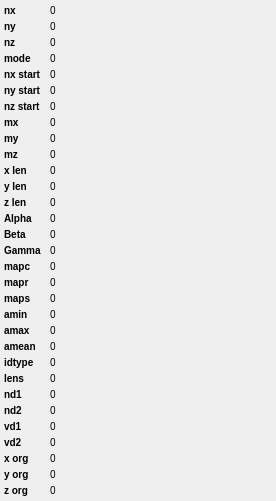
<?xml version="1.0" encoding="UTF-8"?>
<ui version="4.0">
 <class>MRCInfoWidget</class>
 <widget class="QWidget" name="MRCInfoWidget">
  <property name="geometry">
   <rect>
    <x>0</x>
    <y>0</y>
    <width>276</width>
    <height>485</height>
   </rect>
  </property>
  <property name="windowTitle">
   <string>MRC File Info</string>
  </property>
  <layout class="QFormLayout" name="formLayout">
   <property name="fieldGrowthPolicy">
    <enum>QFormLayout::FieldsStayAtSizeHint</enum>
   </property>
   <property name="horizontalSpacing">
    <number>8</number>
   </property>
   <property name="verticalSpacing">
    <number>3</number>
   </property>
   <property name="margin">
    <number>4</number>
   </property>
   <item row="0" column="0">
    <widget class="QLabel" name="label">
     <property name="styleSheet">
      <string notr="true">QLabel {
font-weight: bold;
font-size: 10px;
}</string>
     </property>
     <property name="text">
      <string>nx</string>
     </property>
    </widget>
   </item>
   <item row="0" column="1">
    <widget class="QLabel" name="nx">
     <property name="styleSheet">
      <string notr="true">QLabel {
font-size: 10px;
}</string>
     </property>
     <property name="text">
      <string>0</string>
     </property>
    </widget>
   </item>
   <item row="1" column="0">
    <widget class="QLabel" name="label_3">
     <property name="styleSheet">
      <string notr="true">QLabel {
font-weight: bold;
font-size: 10px;
}</string>
     </property>
     <property name="text">
      <string>ny</string>
     </property>
    </widget>
   </item>
   <item row="1" column="1">
    <widget class="QLabel" name="ny">
     <property name="styleSheet">
      <string notr="true">QLabel {
font-size: 10px;
}</string>
     </property>
     <property name="text">
      <string>0</string>
     </property>
    </widget>
   </item>
   <item row="2" column="0">
    <widget class="QLabel" name="label_4">
     <property name="styleSheet">
      <string notr="true">QLabel {
font-weight: bold;
font-size: 10px;
}</string>
     </property>
     <property name="text">
      <string>nz</string>
     </property>
    </widget>
   </item>
   <item row="2" column="1">
    <widget class="QLabel" name="nz">
     <property name="styleSheet">
      <string notr="true">QLabel {
font-size: 10px;
}</string>
     </property>
     <property name="text">
      <string>0</string>
     </property>
    </widget>
   </item>
   <item row="3" column="0">
    <widget class="QLabel" name="label_7">
     <property name="styleSheet">
      <string notr="true">QLabel {
font-weight: bold;
font-size: 10px;
}</string>
     </property>
     <property name="text">
      <string>mode</string>
     </property>
    </widget>
   </item>
   <item row="4" column="0">
    <widget class="QLabel" name="label_6">
     <property name="styleSheet">
      <string notr="true">QLabel {
font-weight: bold;
font-size: 10px;
}</string>
     </property>
     <property name="text">
      <string>nx start</string>
     </property>
    </widget>
   </item>
   <item row="5" column="0">
    <widget class="QLabel" name="label_8">
     <property name="styleSheet">
      <string notr="true">QLabel {
font-weight: bold;
font-size: 10px;
}</string>
     </property>
     <property name="text">
      <string>ny start</string>
     </property>
    </widget>
   </item>
   <item row="6" column="0">
    <widget class="QLabel" name="label_9">
     <property name="styleSheet">
      <string notr="true">QLabel {
font-weight: bold;
font-size: 10px;
}</string>
     </property>
     <property name="text">
      <string>nz start</string>
     </property>
    </widget>
   </item>
   <item row="7" column="0">
    <widget class="QLabel" name="label_11">
     <property name="styleSheet">
      <string notr="true">QLabel {
font-weight: bold;
font-size: 10px;
}</string>
     </property>
     <property name="text">
      <string>mx</string>
     </property>
    </widget>
   </item>
   <item row="8" column="0">
    <widget class="QLabel" name="label_10">
     <property name="styleSheet">
      <string notr="true">QLabel {
font-weight: bold;
font-size: 10px;
}</string>
     </property>
     <property name="text">
      <string>my</string>
     </property>
    </widget>
   </item>
   <item row="9" column="0">
    <widget class="QLabel" name="label_5">
     <property name="styleSheet">
      <string notr="true">QLabel {
font-weight: bold;
font-size: 10px;
}</string>
     </property>
     <property name="text">
      <string>mz</string>
     </property>
    </widget>
   </item>
   <item row="10" column="0">
    <widget class="QLabel" name="label_14">
     <property name="styleSheet">
      <string notr="true">QLabel {
font-weight: bold;
font-size: 10px;
}</string>
     </property>
     <property name="text">
      <string>x len</string>
     </property>
    </widget>
   </item>
   <item row="11" column="0">
    <widget class="QLabel" name="label_13">
     <property name="styleSheet">
      <string notr="true">QLabel {
font-weight: bold;
font-size: 10px;
}</string>
     </property>
     <property name="text">
      <string>y len</string>
     </property>
    </widget>
   </item>
   <item row="12" column="0">
    <widget class="QLabel" name="label_12">
     <property name="styleSheet">
      <string notr="true">QLabel {
font-weight: bold;
font-size: 10px;
}</string>
     </property>
     <property name="text">
      <string>z len</string>
     </property>
    </widget>
   </item>
   <item row="13" column="0">
    <widget class="QLabel" name="label_17">
     <property name="styleSheet">
      <string notr="true">QLabel {
font-weight: bold;
font-size: 10px;
}</string>
     </property>
     <property name="text">
      <string>Alpha</string>
     </property>
    </widget>
   </item>
   <item row="14" column="0">
    <widget class="QLabel" name="label_16">
     <property name="styleSheet">
      <string notr="true">QLabel {
font-weight: bold;
font-size: 10px;
}</string>
     </property>
     <property name="text">
      <string>Beta</string>
     </property>
    </widget>
   </item>
   <item row="15" column="0">
    <widget class="QLabel" name="label_15">
     <property name="styleSheet">
      <string notr="true">QLabel {
font-weight: bold;
font-size: 10px;
}</string>
     </property>
     <property name="text">
      <string>Gamma</string>
     </property>
    </widget>
   </item>
   <item row="16" column="0">
    <widget class="QLabel" name="label_20">
     <property name="styleSheet">
      <string notr="true">QLabel {
font-weight: bold;
font-size: 10px;
}</string>
     </property>
     <property name="text">
      <string>mapc</string>
     </property>
    </widget>
   </item>
   <item row="17" column="0">
    <widget class="QLabel" name="label_19">
     <property name="styleSheet">
      <string notr="true">QLabel {
font-weight: bold;
font-size: 10px;
}</string>
     </property>
     <property name="text">
      <string>mapr</string>
     </property>
    </widget>
   </item>
   <item row="18" column="0">
    <widget class="QLabel" name="label_18">
     <property name="styleSheet">
      <string notr="true">QLabel {
font-weight: bold;
font-size: 10px;
}</string>
     </property>
     <property name="text">
      <string>maps</string>
     </property>
    </widget>
   </item>
   <item row="19" column="0">
    <widget class="QLabel" name="label_23">
     <property name="styleSheet">
      <string notr="true">QLabel {
font-weight: bold;
font-size: 10px;
}</string>
     </property>
     <property name="text">
      <string>amin</string>
     </property>
    </widget>
   </item>
   <item row="20" column="0">
    <widget class="QLabel" name="label_22">
     <property name="styleSheet">
      <string notr="true">QLabel {
font-weight: bold;
font-size: 10px;
}</string>
     </property>
     <property name="text">
      <string>amax</string>
     </property>
    </widget>
   </item>
   <item row="21" column="0">
    <widget class="QLabel" name="label_21">
     <property name="styleSheet">
      <string notr="true">QLabel {
font-weight: bold;
font-size: 10px;
}</string>
     </property>
     <property name="text">
      <string>amean</string>
     </property>
    </widget>
   </item>
   <item row="3" column="1">
    <widget class="QLabel" name="mode">
     <property name="toolTip">
      <string>0 = unsigned or signed bytes depending on flag in imodStamp
       only unsigned bytes before IMOD 4.2.23
1 = signed short integers (16 bits)
2 = float
3 = short * 2, (used for complex data)
4 = float * 2, (used for complex data)
6 = unsigned 16-bit integers (non-standard)
16 = unsigned char * 3 (for rgb data, non-standard)</string>
     </property>
     <property name="styleSheet">
      <string notr="true">QLabel {
font-size: 10px;
}</string>
     </property>
     <property name="text">
      <string>0</string>
     </property>
    </widget>
   </item>
   <item row="4" column="1">
    <widget class="QLabel" name="nxstart">
     <property name="styleSheet">
      <string notr="true">QLabel {
font-size: 10px;
}</string>
     </property>
     <property name="text">
      <string>0</string>
     </property>
    </widget>
   </item>
   <item row="5" column="1">
    <widget class="QLabel" name="nystart">
     <property name="styleSheet">
      <string notr="true">QLabel {
font-size: 10px;
}</string>
     </property>
     <property name="text">
      <string>0</string>
     </property>
    </widget>
   </item>
   <item row="6" column="1">
    <widget class="QLabel" name="nzstart">
     <property name="styleSheet">
      <string notr="true">QLabel {
font-size: 10px;
}</string>
     </property>
     <property name="text">
      <string>0</string>
     </property>
    </widget>
   </item>
   <item row="7" column="1">
    <widget class="QLabel" name="mx">
     <property name="styleSheet">
      <string notr="true">QLabel {
font-size: 10px;
}</string>
     </property>
     <property name="text">
      <string>0</string>
     </property>
    </widget>
   </item>
   <item row="8" column="1">
    <widget class="QLabel" name="my">
     <property name="styleSheet">
      <string notr="true">QLabel {
font-size: 10px;
}</string>
     </property>
     <property name="text">
      <string>0</string>
     </property>
    </widget>
   </item>
   <item row="9" column="1">
    <widget class="QLabel" name="mz">
     <property name="styleSheet">
      <string notr="true">QLabel {
font-size: 10px;
}</string>
     </property>
     <property name="text">
      <string>0</string>
     </property>
    </widget>
   </item>
   <item row="10" column="1">
    <widget class="QLabel" name="xlen">
     <property name="styleSheet">
      <string notr="true">QLabel {
font-size: 10px;
}</string>
     </property>
     <property name="text">
      <string>0</string>
     </property>
    </widget>
   </item>
   <item row="11" column="1">
    <widget class="QLabel" name="ylen">
     <property name="styleSheet">
      <string notr="true">QLabel {
font-size: 10px;
}</string>
     </property>
     <property name="text">
      <string>0</string>
     </property>
    </widget>
   </item>
   <item row="12" column="1">
    <widget class="QLabel" name="zlen">
     <property name="styleSheet">
      <string notr="true">QLabel {
font-size: 10px;
}</string>
     </property>
     <property name="text">
      <string>0</string>
     </property>
    </widget>
   </item>
   <item row="13" column="1">
    <widget class="QLabel" name="alpha">
     <property name="styleSheet">
      <string notr="true">QLabel {
font-size: 10px;
}</string>
     </property>
     <property name="text">
      <string>0</string>
     </property>
    </widget>
   </item>
   <item row="14" column="1">
    <widget class="QLabel" name="beta">
     <property name="styleSheet">
      <string notr="true">QLabel {
font-size: 10px;
}</string>
     </property>
     <property name="text">
      <string>0</string>
     </property>
    </widget>
   </item>
   <item row="15" column="1">
    <widget class="QLabel" name="gamma">
     <property name="styleSheet">
      <string notr="true">QLabel {
font-size: 10px;
}</string>
     </property>
     <property name="text">
      <string>0</string>
     </property>
    </widget>
   </item>
   <item row="16" column="1">
    <widget class="QLabel" name="mapc">
     <property name="styleSheet">
      <string notr="true">QLabel {
font-size: 10px;
}</string>
     </property>
     <property name="text">
      <string>0</string>
     </property>
    </widget>
   </item>
   <item row="17" column="1">
    <widget class="QLabel" name="mapr">
     <property name="styleSheet">
      <string notr="true">QLabel {
font-size: 10px;
}</string>
     </property>
     <property name="text">
      <string>0</string>
     </property>
    </widget>
   </item>
   <item row="18" column="1">
    <widget class="QLabel" name="maps">
     <property name="styleSheet">
      <string notr="true">QLabel {
font-size: 10px;
}</string>
     </property>
     <property name="text">
      <string>0</string>
     </property>
    </widget>
   </item>
   <item row="19" column="1">
    <widget class="QLabel" name="amin">
     <property name="styleSheet">
      <string notr="true">QLabel {
font-size: 10px;
}</string>
     </property>
     <property name="text">
      <string>0</string>
     </property>
    </widget>
   </item>
   <item row="20" column="1">
    <widget class="QLabel" name="amax">
     <property name="styleSheet">
      <string notr="true">QLabel {
font-size: 10px;
}</string>
     </property>
     <property name="text">
      <string>0</string>
     </property>
    </widget>
   </item>
   <item row="21" column="1">
    <widget class="QLabel" name="amean">
     <property name="styleSheet">
      <string notr="true">QLabel {
font-size: 10px;
}</string>
     </property>
     <property name="text">
      <string>0</string>
     </property>
    </widget>
   </item>
   <item row="22" column="0">
    <widget class="QLabel" name="label_45">
     <property name="styleSheet">
      <string notr="true">QLabel {
font-weight: bold;
font-size: 10px;
}</string>
     </property>
     <property name="text">
      <string>idtype</string>
     </property>
    </widget>
   </item>
   <item row="23" column="0">
    <widget class="QLabel" name="label_46">
     <property name="styleSheet">
      <string notr="true">QLabel {
font-weight: bold;
font-size: 10px;
}</string>
     </property>
     <property name="text">
      <string>lens</string>
     </property>
    </widget>
   </item>
   <item row="24" column="0">
    <widget class="QLabel" name="label_47">
     <property name="styleSheet">
      <string notr="true">QLabel {
font-weight: bold;
font-size: 10px;
}</string>
     </property>
     <property name="text">
      <string>nd1</string>
     </property>
    </widget>
   </item>
   <item row="25" column="0">
    <widget class="QLabel" name="label_48">
     <property name="styleSheet">
      <string notr="true">QLabel {
font-weight: bold;
font-size: 10px;
}</string>
     </property>
     <property name="text">
      <string>nd2</string>
     </property>
    </widget>
   </item>
   <item row="26" column="0">
    <widget class="QLabel" name="label_49">
     <property name="styleSheet">
      <string notr="true">QLabel {
font-weight: bold;
font-size: 10px;
}</string>
     </property>
     <property name="text">
      <string>vd1</string>
     </property>
    </widget>
   </item>
   <item row="27" column="0">
    <widget class="QLabel" name="label_50">
     <property name="styleSheet">
      <string notr="true">QLabel {
font-weight: bold;
font-size: 10px;
}</string>
     </property>
     <property name="text">
      <string>vd2</string>
     </property>
    </widget>
   </item>
   <item row="28" column="0">
    <widget class="QLabel" name="label_51">
     <property name="styleSheet">
      <string notr="true">QLabel {
font-weight: bold;
font-size: 10px;
}</string>
     </property>
     <property name="text">
      <string>x org</string>
     </property>
    </widget>
   </item>
   <item row="29" column="0">
    <widget class="QLabel" name="label_52">
     <property name="styleSheet">
      <string notr="true">QLabel {
font-weight: bold;
font-size: 10px;
}</string>
     </property>
     <property name="text">
      <string>y org</string>
     </property>
    </widget>
   </item>
   <item row="30" column="0">
    <widget class="QLabel" name="label_53">
     <property name="styleSheet">
      <string notr="true">QLabel {
font-weight: bold;
font-size: 10px;
}</string>
     </property>
     <property name="text">
      <string>z org</string>
     </property>
    </widget>
   </item>
   <item row="22" column="1">
    <widget class="QLabel" name="idtype">
     <property name="styleSheet">
      <string notr="true">QLabel {
font-size: 10px;
}</string>
     </property>
     <property name="text">
      <string>0</string>
     </property>
    </widget>
   </item>
   <item row="23" column="1">
    <widget class="QLabel" name="lens">
     <property name="styleSheet">
      <string notr="true">QLabel {
font-size: 10px;
}</string>
     </property>
     <property name="text">
      <string>0</string>
     </property>
    </widget>
   </item>
   <item row="24" column="1">
    <widget class="QLabel" name="nd1">
     <property name="styleSheet">
      <string notr="true">QLabel {
font-size: 10px;
}</string>
     </property>
     <property name="text">
      <string>0</string>
     </property>
    </widget>
   </item>
   <item row="25" column="1">
    <widget class="QLabel" name="nd2">
     <property name="styleSheet">
      <string notr="true">QLabel {
font-size: 10px;
}</string>
     </property>
     <property name="text">
      <string>0</string>
     </property>
    </widget>
   </item>
   <item row="26" column="1">
    <widget class="QLabel" name="vd1">
     <property name="styleSheet">
      <string notr="true">QLabel {
font-size: 10px;
}</string>
     </property>
     <property name="text">
      <string>0</string>
     </property>
    </widget>
   </item>
   <item row="27" column="1">
    <widget class="QLabel" name="vd2">
     <property name="styleSheet">
      <string notr="true">QLabel {
font-size: 10px;
}</string>
     </property>
     <property name="text">
      <string>0</string>
     </property>
    </widget>
   </item>
   <item row="28" column="1">
    <widget class="QLabel" name="xorg">
     <property name="styleSheet">
      <string notr="true">QLabel {
font-size: 10px;
}</string>
     </property>
     <property name="text">
      <string>0</string>
     </property>
    </widget>
   </item>
   <item row="29" column="1">
    <widget class="QLabel" name="yorg">
     <property name="styleSheet">
      <string notr="true">QLabel {
font-size: 10px;
}</string>
     </property>
     <property name="text">
      <string>0</string>
     </property>
    </widget>
   </item>
   <item row="30" column="1">
    <widget class="QLabel" name="zorg">
     <property name="styleSheet">
      <string notr="true">QLabel {
font-size: 10px;
}</string>
     </property>
     <property name="text">
      <string>0</string>
     </property>
    </widget>
   </item>
  </layout>
 </widget>
 <resources/>
 <connections/>
</ui>
